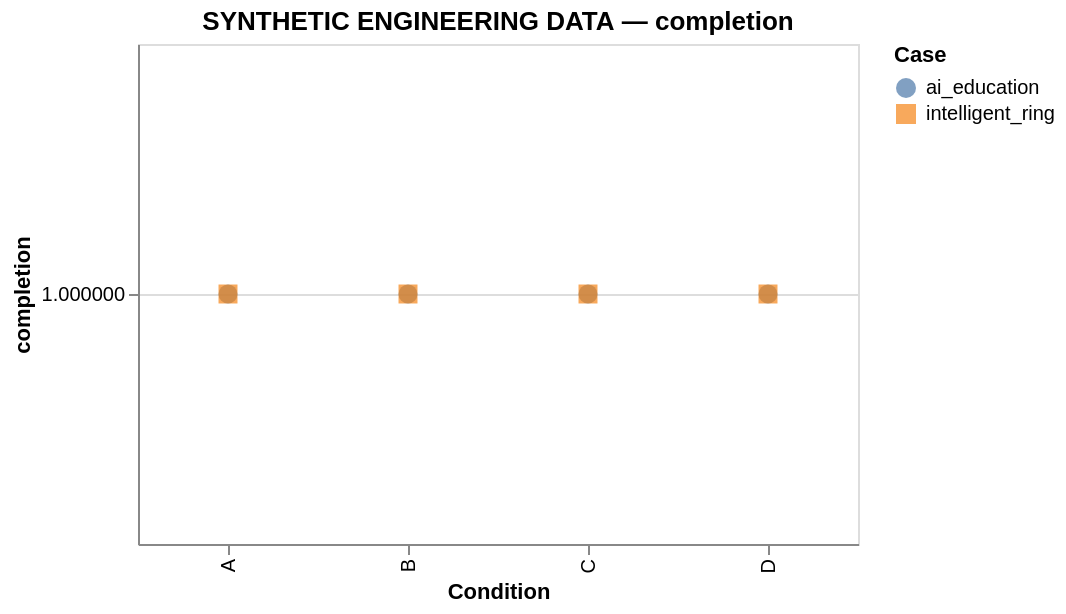

Vega-Lite specification stored for this chart:
### Vega-Lite specification from a JSON file in a GitHub repository (floating-point values rounded to 4 significant figures)
{"config": {"view": {"continuousWidth": 300, "continuousHeight": 300}}, "data": {"values": [{"case_id": "ai_education", "condition": "A", "value": 1}, {"case_id": "ai_education", "condition": "D", "value": 1}, {"case_id": "ai_education", "condition": "B", "value": 1}, {"case_id": "ai_education", "condition": "C", "value": 1}, {"case_id": "intelligent_ring", "condition": "C", "value": 1}, {"case_id": "intelligent_ring", "condition": "B", "value": 1}, {"case_id": "intelligent_ring", "condition": "D", "value": 1}, {"case_id": "intelligent_ring", "condition": "A", "value": 1}]}, "mark": {"type": "point", "filled": true, "size": 90}, "encoding": {"color": {"field": "case_id", "title": "Case", "type": "nominal"}, "shape": {"field": "case_id", "type": "nominal"}, "tooltip": [{"field": "case_id", "type": "nominal"}, {"field": "condition", "type": "nominal"}, {"field": "value", "type": "quantitative"}], "x": {"field": "condition", "sort": ["A", "B", "C", "D"], "title": "Condition", "type": "nominal"}, "y": {"field": "value", "scale": {"zero": false}, "title": "completion", "type": "quantitative"}}, "height": 250, "title": "SYNTHETIC ENGINEERING DATA — completion", "width": 360, "$schema": "https://vega.github.io/schema/vega-lite/v6.4.1.json"}
